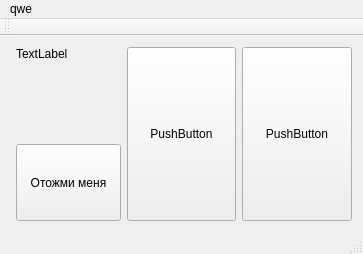
<?xml version="1.0" encoding="UTF-8"?>
<ui version="4.0">
 <class>MainWindow</class>
 <widget class="QMainWindow" name="MainWindow">
  <property name="geometry">
   <rect>
    <x>0</x>
    <y>0</y>
    <width>363</width>
    <height>254</height>
   </rect>
  </property>
  <property name="windowTitle">
   <string>MainWindow</string>
  </property>
  <widget class="QWidget" name="centralWidget">
   <layout class="QHBoxLayout" name="horizontalLayout">
    <item>
     <layout class="QGridLayout" name="gridLayout" rowstretch="0,0,0">
      <property name="leftMargin">
       <number>5</number>
      </property>
      <item row="0" column="0">
       <widget class="QLabel" name="label">
        <property name="text">
         <string>TextLabel</string>
        </property>
       </widget>
      </item>
      <item row="2" column="0">
       <widget class="QPushButton" name="pushButton">
        <property name="sizePolicy">
         <sizepolicy hsizetype="Minimum" vsizetype="Expanding">
          <horstretch>0</horstretch>
          <verstretch>0</verstretch>
         </sizepolicy>
        </property>
        <property name="text">
         <string>Отожми меня</string>
        </property>
       </widget>
      </item>
      <item row="1" column="0">
       <spacer name="verticalSpacer">
        <property name="orientation">
         <enum>Qt::Vertical</enum>
        </property>
        <property name="sizeHint" stdset="0">
         <size>
          <width>20</width>
          <height>40</height>
         </size>
        </property>
       </spacer>
      </item>
     </layout>
    </item>
    <item>
     <widget class="QPushButton" name="pushButton_3">
      <property name="sizePolicy">
       <sizepolicy hsizetype="Preferred" vsizetype="Preferred">
        <horstretch>0</horstretch>
        <verstretch>0</verstretch>
       </sizepolicy>
      </property>
      <property name="text">
       <string>PushButton</string>
      </property>
     </widget>
    </item>
    <item>
     <widget class="QPushButton" name="pushButton_2">
      <property name="sizePolicy">
       <sizepolicy hsizetype="Preferred" vsizetype="Preferred">
        <horstretch>0</horstretch>
        <verstretch>0</verstretch>
       </sizepolicy>
      </property>
      <property name="text">
       <string>PushButton</string>
      </property>
     </widget>
    </item>
   </layout>
  </widget>
  <widget class="QMenuBar" name="menuBar">
   <property name="geometry">
    <rect>
     <x>0</x>
     <y>0</y>
     <width>363</width>
     <height>27</height>
    </rect>
   </property>
   <widget class="QMenu" name="menuQwe">
    <property name="title">
     <string>qwe</string>
    </property>
    <addaction name="separator"/>
   </widget>
   <addaction name="menuQwe"/>
  </widget>
  <widget class="QToolBar" name="mainToolBar">
   <attribute name="toolBarArea">
    <enum>TopToolBarArea</enum>
   </attribute>
   <attribute name="toolBarBreak">
    <bool>false</bool>
   </attribute>
  </widget>
  <widget class="QStatusBar" name="statusBar"/>
 </widget>
 <layoutdefault spacing="6" margin="11"/>
 <resources/>
 <connections/>
</ui>
